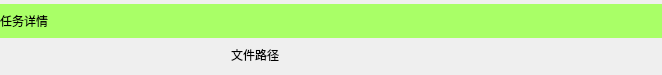
<?xml version="1.0" encoding="UTF-8"?>
<ui version="4.0">
 <class>AndyProgressBar</class>
 <widget class="QWidget" name="AndyProgressBar">
  <property name="geometry">
   <rect>
    <x>0</x>
    <y>0</y>
    <width>662</width>
    <height>75</height>
   </rect>
  </property>
  <property name="windowTitle">
   <string>Form</string>
  </property>
  <layout class="QVBoxLayout" name="verticalLayout">
   <property name="spacing">
    <number>0</number>
   </property>
   <property name="leftMargin">
    <number>0</number>
   </property>
   <property name="topMargin">
    <number>4</number>
   </property>
   <property name="rightMargin">
    <number>0</number>
   </property>
   <property name="bottomMargin">
    <number>3</number>
   </property>
   <item>
    <widget class="QLabel" name="filePath">
     <property name="styleSheet">
      <string notr="true">background-color: rgb(169, 255, 103);</string>
     </property>
     <property name="text">
      <string>任务详情</string>
     </property>
    </widget>
   </item>
   <item>
    <layout class="QHBoxLayout" name="horizontalLayout">
     <property name="spacing">
      <number>0</number>
     </property>
     <item>
      <widget class="QLabel" name="label">
       <property name="sizePolicy">
        <sizepolicy hsizetype="Maximum" vsizetype="Preferred">
         <horstretch>0</horstretch>
         <verstretch>0</verstretch>
        </sizepolicy>
       </property>
       <property name="maximumSize">
        <size>
         <width>200</width>
         <height>16777215</height>
        </size>
       </property>
       <property name="text">
        <string>文件路径</string>
       </property>
      </widget>
     </item>
     <item>
      <layout class="QHBoxLayout" name="hl_content">
       <property name="spacing">
        <number>0</number>
       </property>
      </layout>
     </item>
    </layout>
   </item>
  </layout>
 </widget>
 <resources/>
 <connections/>
</ui>
